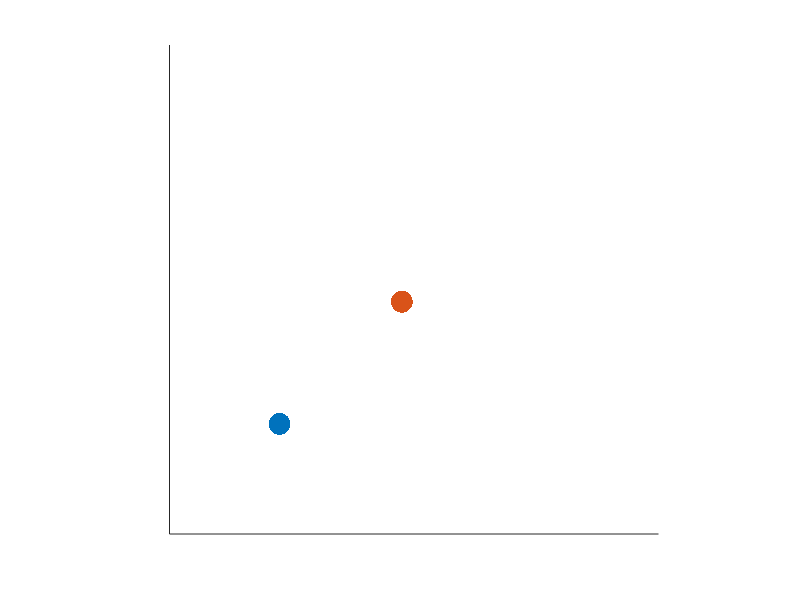

Write the MATLAB code that produced this figure. (Note: this script raises an error after producing the figure.)
function SnakeGame
Lan = 20;
[GDX, GDY] = meshgrid(1:Lan,1:Lan);
GDD = [GDX(:) GDY(:)];
set(gcf,'keypressfcn',@KeyPress,'deletefcn',@Deletefunction)
set(gca,'color','b','xtick',[],'ytick',[])
axis('equal',0.5+[0 Lan 0 Lan])
hold on
siz = 250;
press = '';
pos = [5 5];
dic = [1 0];
tal = [];
lon = 2;
hhs = scatter(gca,pos(1),pos(2),siz,'wd','filled');
foo = [10 10];
hha = scatter(gca,foo(1),foo(2),siz,'ro','filled');
fps = 0.2;
gam = timer('ExecutionMode','fixedRate','Period',fps,'timerfcn',@gameplay);
start(gam)
function KeyPress(~,evt)
    press = evt.Key;
end
function gameplay(~,~)
    switch press 
        case 'uparrow'
            dictmp = [0 1];
        case 'downarrow'
            dictmp = [0 -1];
        case 'leftarrow'
            dictmp = [-1 0];
        case 'rightarrow'
            dictmp = [1 0];
        otherwise
            dictmp = nan;
    end
if any(dic + dictmp) 
	dic = dictmp;
end
pos = pos + dic;
pos(pos > Lan) = pos(pos > Lan) - Lan; 
pos(pos < 1) = pos(pos < 1) + Lan;
tal(end+1,:) = pos;
while length(tal)> lon
	tal(1,:) = [];
end
if intersect(tal(1:end-1,:),pos,'rows')
	a=lon-2;
	msgbox({'Points:',num2str(a)})
	close all;
	return
end
if isequal(pos(1,:),foo) 
	lon = lon + 1;
	posTmp = setdiff(GDD, tal, 'rows');
	foo = posTmp(randi(size(posTmp,1)),:); 
end 
if (lon==400)
    msgbox('You Finally Won!!!')
end
set(hha,'xdata',foo(1),'ydata',foo(2)) 
set(hhs,'xdata',tal(:,1),'ydata',tal(:,2));
title(['Points = ',num2str(lon-2)],'Fontsize',14);
end
function Deletefunction(~,~)
	if isvalid(gam)
      stop(gam)
      delete(gam)
	end
end
end
    
